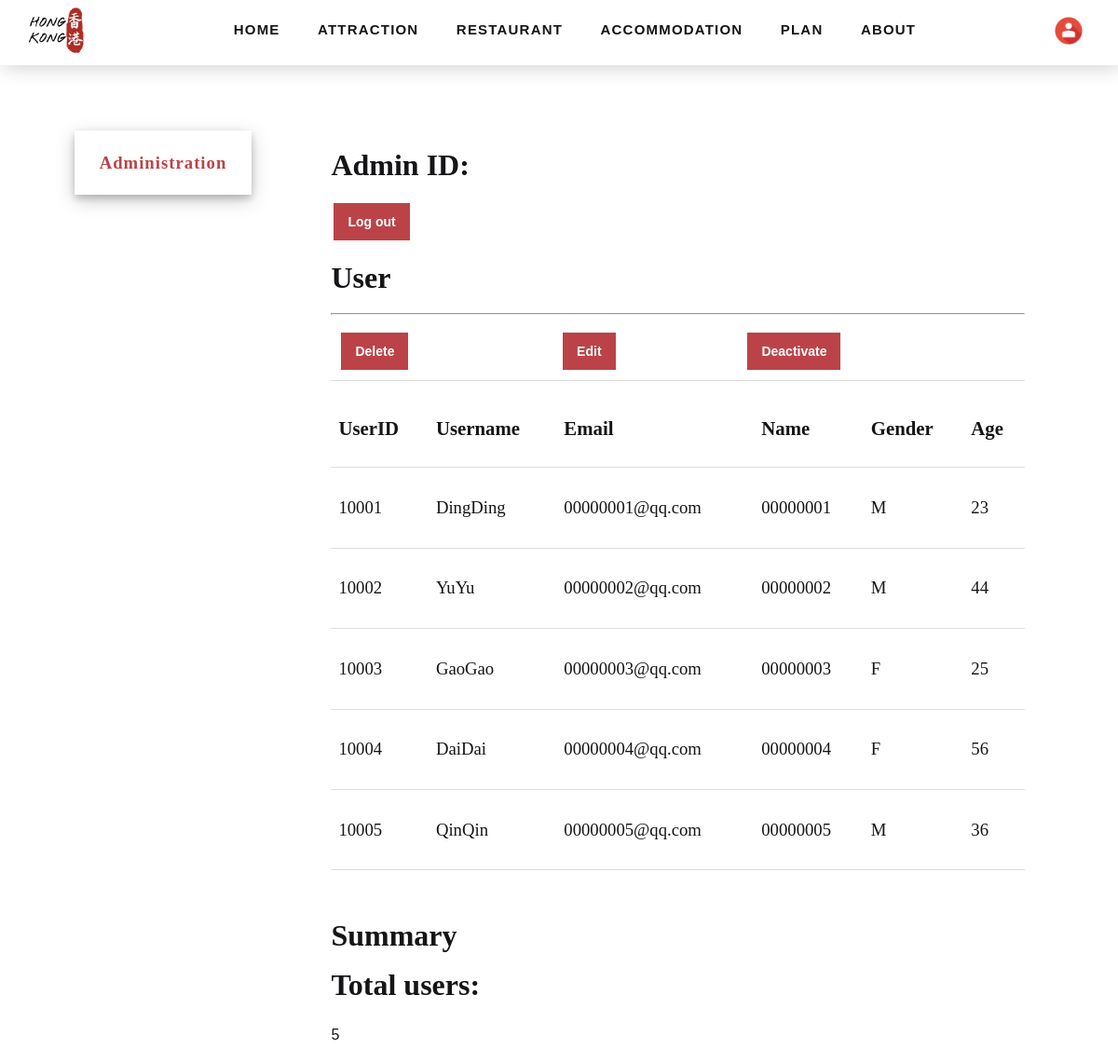
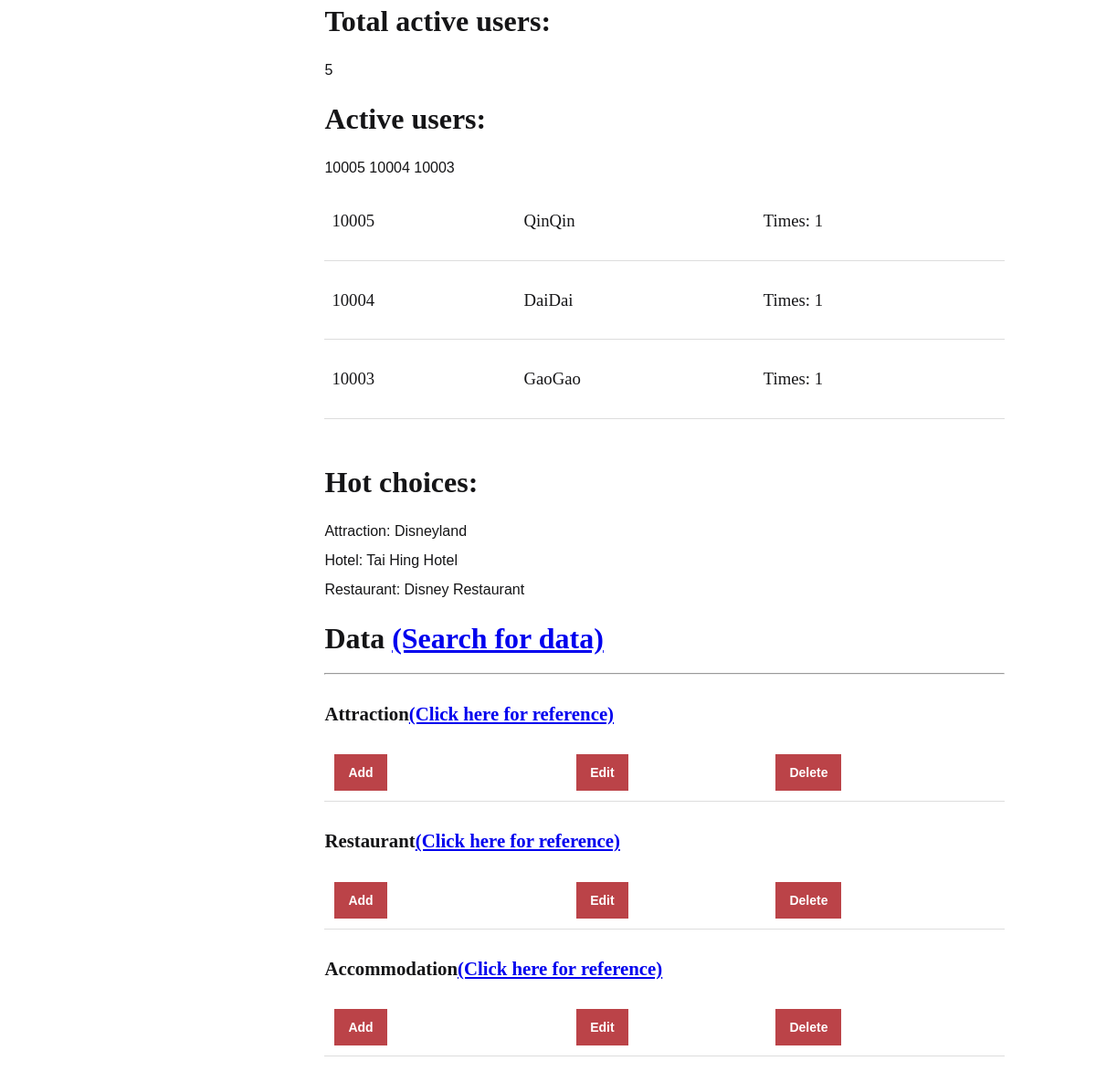
/Admin.php (signed in), run on the app's committed database (2 pictures, top to bottom).
### tables this page shows
CREATE TABLE IF NOT EXISTS `Tourists` (
  `TouristsID` INT NOT NULL AUTO_INCREMENT,
  `Email` VARCHAR(50) NOT NULL,
  `Password` VARCHAR(50) NOT NULL,
  `Gender` ENUM('F', 'M', 'Other') NOT NULL,
  `Age` INT(3) NOT NULL,
  `Name` VARCHAR(50) NOT NULL,
  `Username` VARCHAR(50) NOT NULL,
  PRIMARY KEY (`TouristsID`));

### Admin.php (the view, shortened to what this page needs)
<!DOCTYPE html>
<html>
<head>
	<link type="text/css" rel="stylesheet" href="css/style.css">
</head>
<body>
<div class="wrapper">
<?php
require('topnav.php');
?>
</div>
<div class="wrapper">
  <main class="container">
	  <div class="sidebar">
	    <h3 style="font-weight:bolder;">Administration</h3>
	  </div>
    <div class="content" style="overflow-x:hidden">
			<h1>Admin ID: <?php
			$ID = $_SESSION['login_admin'];
			echo "$ID"?></h1>
			<a href="php/logout.php"><div class="button btn btn-small">Log out</div></a>
			<h1>User</h1><hr>
			<table>
			  <tr>
				<td><a href="deleteuser_form.php"><div class="button btn btn-small">Delete</div></a></td>
				<td><a href="edituser_form.php"><div class="button btn btn-small">Edit</div></a></td>
				<td><a href="Nonactivate.php"><div class="button btn btn-small">Deactivate</div></a></td>
			  </tr>
			<table>
			  <tr>
				<td><h2>UserID</h2></td>
				<td><h2>Username</h2></td>
				<td><h2>Email</h2></td>
				<td><h2>Name</h2></td>
				<td><h2>Gender</h2></td>
				<td><h2>Age</h2></td>
			  </tr>
			  <?php
			  require('php/connect.php');
			  $sql="select * from Tourists";
			  $result = mysqli_query($link, $sql);
			  while($row = mysqli_fetch_assoc($result)){
				  $UserID = $row['TouristsID'];
				  $Username = $row['Username'];
				  $Email = $row['Email'];
				  $Name = $row['Name'];
				  $Gender = $row['Gender'];
				  $Age = $row['Age'];
			  echo "
			  <tr>
				<td><h3>$UserID</h3></td>
				<td><h3>$Username</h3></td>
				<td><h3>$Email</h3></td>
				<td><h3>$Name</h3></td>
				<td><h3>$Gender</h3></td>
				<td><h3>$Age</h3></td>
			  </tr>";
			  }
			  ?>
			</table><br>
                        <h1>Summary</h1>
                        <h1>Total users:</h1><?php
                         $sql="SELECT count(DISTINCT TouristsID)as User FROM Tourists";
                          $result = mysqli_query($link, $sql);
                        $row = mysqli_fetch_assoc($result);
                        echo $row['User'];
                        ?>
                        <br>
                        <h1>Total active users:</h1><?php
                        $sql="SELECT count(DISTINCT TouristsID)as AUser FROM Arrange where Activate=0";
                        $result = mysqli_query($link, $sql);
                        $row = mysqli_fetch_assoc($result);
                        echo $row['AUser'];
                        ?>
                        <br>
                         <h1> Active users:</h1><?php
                        $sql="SELECT Arrange.TouristsID as I,Username,count(ArrangeID) as c FROM Arrange join Tourists WHERE Arrange.TouristsID=Tourists.TouristsID GROUP BY Arrange.TouristsID order by c limit 3";
                        $result = mysqli_query($link, $sql);
												echo "<table>";
                        while($row = mysqli_fetch_assoc($result)){
														$uid=$row['I'];
                            $uname=$row['Username'];
														$times=$row['c'];
                         echo "
			  <tr>
				<td><h3>$uid</h3></td>
				<td><h3>$uname</h3></td>
        <td><h3>Times: $times</h3></td>
			  </tr>";
				}
				echo "</table>";
                        ?>
                        <br>
                        <h1>Hot choices:</h1><?php
                         $sql="SELECT AName,count(RecommandAttraction.AID) AS A FROM RecommandAttraction JOIN Attraction where RecommandAttraction.AID=Attraction.AID order by A limit 1";
                          $result = mysqli_query($link, $sql);
                        $row = mysqli_fetch_assoc($result);
                        echo "Attraction: ".$row['AName'];
                        ?>
                        <br>
                        <?php
                         $sql="SELECT HName,count(RecommandHotel.HID) AS A FROM RecommandHotel JOIN Hotel where RecommandHotel.HID=Hotel.HID order by A limit 1";
                          $result = mysqli_query($link, $sql);
                        $row = mysqli_fetch_assoc($result);
                        echo "Hotel: ".$row['HName'];
                        ?>
                        <br>
                        <?php
                         $sql="SELECT RName,count(RecommandRes.RID) AS A FROM RecommandRes JOIN Restaurant where RecommandRes.RID=Restaurant.RID order by A limit 1";
                          $result = mysqli_query($link, $sql);
                        $row = mysqli_fetch_assoc($result);
                        echo "Restaurant: ".$row['RName'];
                        ?>
                        <br>
                        <h1>Data <a href="SearchID_form.php">(Search for data)</a></h1><hr>
			<h2>Attraction<a href="attraction.php">(Click here for reference)</a></h2>
			<table>
			  <tr>
				<td><div class="button"><a href="addattr_form.php" target="_blank" class="btn btn-small">Add</a></div></td><td></td>
				<td><a href="editattr_form.php" target="_blank"><div class="button btn btn-small">Edit</div></a></td>
				<td><a href="deleteattr_form.php" target="_blank"><div class="button btn btn-small">Delete</div></a></td>
			  </tr>
			</table>
			<h2>Restaurant<a href="restaurant.php">(Click here for reference)</a></h2>
			<table>
			  <tr>
				<td><div class="button"><a href="addres_form.php" target="_blank" class="btn btn-small">Add</a></div></td><td></td>
				<td><a href="editres_form.php" target="_blank"><div class="button btn btn-small">Edit</div></a></td>
				<td><a href="deleteres_form.php" target="_blank"><div class="button btn btn-small">Delete</div></a></td>
			  </tr>
			</table>
			<h2>Accommodation<a href="accommodation.php">(Click here for reference)</a></h2>
			<table>
			  <tr>
				<td><div class="button"><a href="addhotel_form.php" target="_blank" class="btn btn-small">Add</a></div></td><td></td>
				<td><a href="edithotel_form.php" target="_blank"><div class="button btn btn-small">Edit</div></a></td>
				<td><a href="deletehotel_form.php" target="_blank"><div class="button btn btn-small">Delete</div></a></td>
			  </tr>
			</table>
	</div>
  </main>
</div>
</body>
</html>

### css/style.css (style rules this page uses)
body { position: relative; font-family:Verdana, Geneva, sans-serif; overflow:auto; margin: 0px; }
h1, h2, h3, h4, h5, h6, .heading, .sidebar { font-family:Georgia, "Times New Roman", Times, serif; }
table { border-collapse: collapse; width: 100%; border-bottom: 1px solid #ddd; }
th, td { padding: 8px; text-align: left; border-bottom: 1px solid #ddd; }
.wrapper { display:block; }
.container { padding:140px 100px 100px 80px; }
.btn, .btn-inverse { display:inline-block; padding:5px 20px; border:3px solid; text-decoration:none; font-weight: bold; cursor: pointer; }
.btn-small { display:inline-block; padding:4px 15px; font-size: 14px; text-decoration:none; }
.btn, .btn-inverse:hover { color:#FFFFFF; background-color:#BB4348; border-color:#FFFFFF; }
.sidebar { height:auto; width:190px; position:fixed!important; z-index:1; overflow:auto; font-weight: bold; letter-spacing: 1px; box-shadow: 0 4px 8px 0 rgba(0, 0, 0, 0.2), 0 6px 20px 0 rgba(0, 0, 0, 0.19); }
.sidebar h3 { color: #BB4348; text-align: center; padding:5px; }
.content { margin-left:27%; background-color: #FFFFFF; color: #151517; line-height: 200%; overflow: auto; }
.content h2 { padding-top:10px; }

### Admin.php (style rules this page uses)
h3 { font-weight:normal; }
h2 { font-size:130%; }

### data on the page
tourists: TouristsID "10001", Username "DingDing", Email "00000001@qq.com", Name "00000001", Gender "M", Age "23"
tourists: TouristsID "10002", Username "YuYu", Email "00000002@qq.com", Name "00000002", Gender "M", Age "44"
tourists: TouristsID "10003", Username "GaoGao", Email "00000003@qq.com", Name "00000003", Gender "F", Age "25"
tourists: TouristsID "10004", Username "DaiDai", Email "00000004@qq.com", Name "00000004", Gender "F", Age "56"
tourists: TouristsID "10005", Username "QinQin", Email "00000005@qq.com", Name "00000005", Gender "M", Age "36"

### other printed values
$row['User'] "5"
$row['AUser'] "5"
$uid "10005"
$uname "QinQin"
$times "1"
$uid "10004"
$uname "DaiDai"
$uid "10003"
$uname "GaoGao"
$row['AName'] "Disneyland"
$row['HName'] "Tai Hing Hotel"
$row['RName'] "Disney Restaurant"
